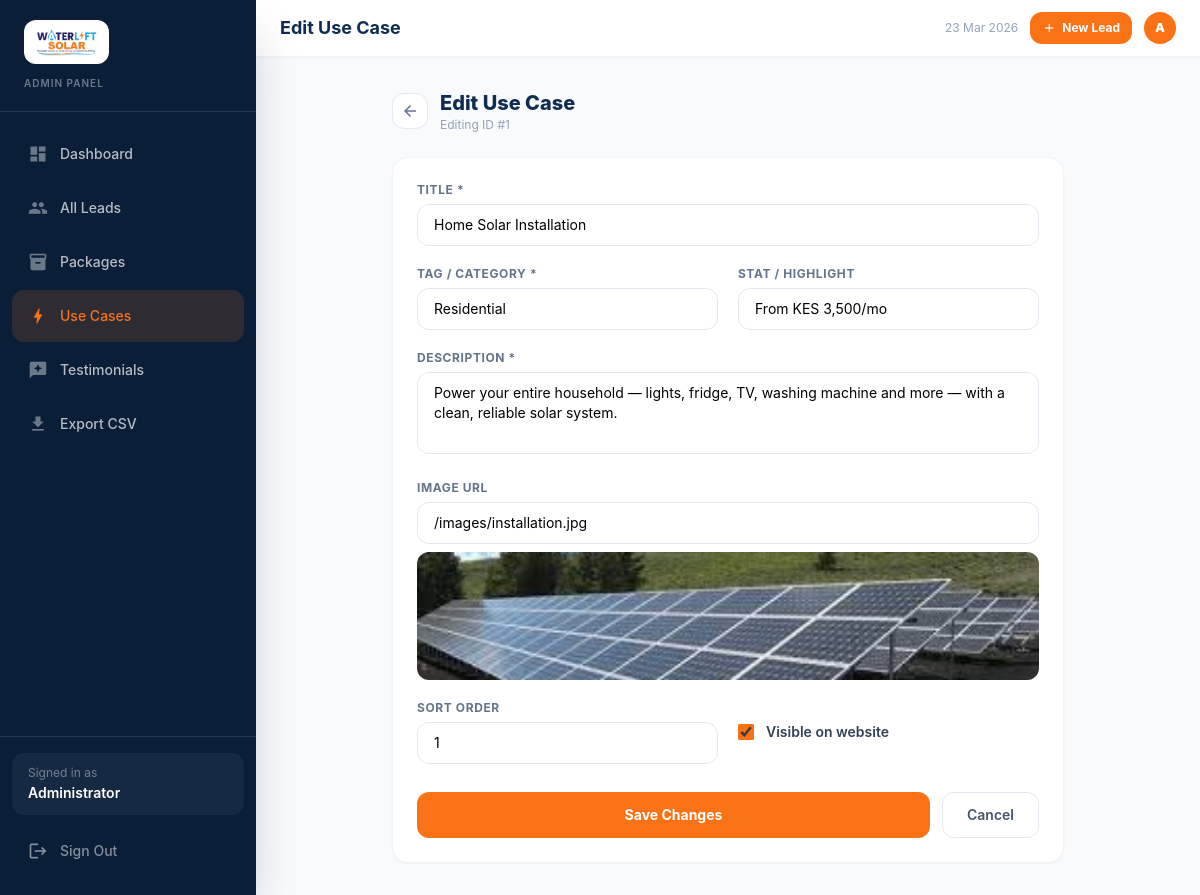
Page /admin/use_case_form.php?id=1 on the committed database.
### tables this page shows
CREATE TABLE IF NOT EXISTS use_cases (
    id          INT UNSIGNED  NOT NULL AUTO_INCREMENT,
    title       VARCHAR(150)  NOT NULL,
    tag         VARCHAR(60)   NOT NULL,
    description TEXT          NOT NULL,
    stat_label  VARCHAR(100)  DEFAULT NULL   COMMENT 'e.g. "From KES 3,500/mo"',
    image_url   VARCHAR(500)  DEFAULT NULL,
    is_active   TINYINT(1)    NOT NULL DEFAULT 1,
    sort_order  TINYINT UNSIGNED NOT NULL DEFAULT 0,
    created_at  TIMESTAMP     NOT NULL DEFAULT CURRENT_TIMESTAMP,
    updated_at  TIMESTAMP     NOT NULL DEFAULT CURRENT_TIMESTAMP ON UPDATE CURRENT_TIMESTAMP,
    PRIMARY KEY (id),
    INDEX idx_active_order (is_active, sort_order)
);

### admin/use_case_form.php (the view, shortened to what this page needs)
<?php
require_once __DIR__ . '/includes/db.php';
require_once __DIR__ . '/includes/layout.php';
$id   = (int)($_GET['id'] ?? 0);
$case = null;
if ($id) {
    $case = $pdo->prepare("SELECT * FROM use_cases WHERE id = ?")->execute([$id])
        ? $pdo->prepare("SELECT * FROM use_cases WHERE id = ?") : null;
    $stmt = $pdo->prepare("SELECT * FROM use_cases WHERE id = ?");
    $stmt->execute([$id]);
    $case = $stmt->fetch(PDO::FETCH_ASSOC);
}
$v = $case ?? ['title'=>'','tag'=>'','description'=>'','stat_label'=>'','image_url'=>'','sort_order'=>0,'is_active'=>1];
?>
<div class="max-w-2xl mx-auto">
  <div class="flex items-center gap-3 mb-6">
    <a href="use_cases.php" class="w-9 h-9 rounded-xl bg-white border border-slate-200 flex items-center justify-center text-slate-500 hover:bg-slate-50">
      <span class="material-icons text-lg">arrow_back</span>
    </a>
    <div>
      <h2 class="text-xl font-extrabold" style="color:#0f2d52"><?= $id ? 'Edit Use Case' : 'Add New Use Case' ?></h2>
      <p class="text-xs text-slate-400"><?= $id ? "Editing ID #{$id}" : 'New card for the "What We Power" section' ?></p>
    </div>
  </div>
  <form method="POST" class="bg-white rounded-2xl shadow-sm border border-slate-100 p-6 space-y-5">
    <div class="grid grid-cols-1 sm:grid-cols-2 gap-5">
      <div class="sm:col-span-2">
        <label class="block text-xs font-bold text-slate-500 uppercase tracking-wider mb-1.5">Title *</label>
        <input name="title" value="<?= htmlspecialchars($v['title']) ?>" required
               placeholder="e.g. Home Solar Installation"
               class="w-full border border-slate-200 rounded-xl px-4 py-2.5 text-sm focus:outline-none focus:border-orange-400" />
      </div>
      <div>
        <label class="block text-xs font-bold text-slate-500 uppercase tracking-wider mb-1.5">Tag / Category *</label>
        <input name="tag" value="<?= htmlspecialchars($v['tag']) ?>" required
               placeholder="e.g. Residential"
               class="w-full border border-slate-200 rounded-xl px-4 py-2.5 text-sm focus:outline-none focus:border-orange-400" />
      </div>
      <div>
        <label class="block text-xs font-bold text-slate-500 uppercase tracking-wider mb-1.5">Stat / Highlight</label>
        <input name="stat_label" value="<?= htmlspecialchars($v['stat_label'] ?? '') ?>"
               placeholder="e.g. From KES 3,500/mo"
               class="w-full border border-slate-200 rounded-xl px-4 py-2.5 text-sm focus:outline-none focus:border-orange-400" />
      </div>
    </div>
    <div>
      <label class="block text-xs font-bold text-slate-500 uppercase tracking-wider mb-1.5">Description *</label>
      <textarea name="description" rows="3" required
                placeholder="Describe this use case in 1–2 sentences…"
                class="w-full border border-slate-200 rounded-xl px-4 py-2.5 text-sm focus:outline-none focus:border-orange-400 resize-none"><?= htmlspecialchars($v['description']) ?></textarea>
    </div>
    <div>
      <label class="block text-xs font-bold text-slate-500 uppercase tracking-wider mb-1.5">Image URL</label>
      <input name="image_url" id="imgUrl" value="<?= htmlspecialchars($v['image_url'] ?? '') ?>"
             oninput="document.getElementById('imgPreview').src=this.value"
             placeholder="/images/my-photo.jpg  or  https://…"
             class="w-full border border-slate-200 rounded-xl px-4 py-2.5 text-sm focus:outline-none focus:border-orange-400" />
      <div class="mt-2 rounded-xl overflow-hidden h-32 bg-slate-100 flex items-center justify-center">
        <img id="imgPreview" src="<?= htmlspecialchars($v['image_url'] ?? '') ?>" alt=""
             class="w-full h-full object-cover"
             onerror="this.style.opacity=0" style="opacity:<?= $v['image_url'] ? 1 : 0 ?>" />
      </div>
    </div>
    <div class="grid grid-cols-2 gap-5">
      <div>
        <label class="block text-xs font-bold text-slate-500 uppercase tracking-wider mb-1.5">Sort Order</label>
        <input name="sort_order" type="number" min="0" value="<?= (int)$v['sort_order'] ?>"
               class="w-full border border-slate-200 rounded-xl px-4 py-2.5 text-sm focus:outline-none focus:border-orange-400" />
      </div>
      <div class="flex flex-col justify-center">
        <label class="flex items-center gap-3 cursor-pointer">
          <input type="checkbox" name="is_active" value="1"
                 <?= $v['is_active'] ? 'checked' : '' ?>
                 class="w-4 h-4 rounded accent-orange-500" />
          <span class="text-sm font-semibold text-slate-700">Visible on website</span>
        </label>
      </div>
    </div>
    <div class="flex gap-3 pt-2">
      <button type="submit"
              class="flex-1 py-3 rounded-xl text-white font-bold text-sm hover:opacity-90 transition-opacity"
              style="background:#f97316">
        <?= $id ? 'Save Changes' : 'Create Use Case' ?>
      </button>
      <a href="use_cases.php"
         class="px-6 py-3 rounded-xl border border-slate-200 text-slate-600 font-semibold text-sm hover:bg-slate-50 transition-colors">
        Cancel
      </a>
    </div>
  </form>
</div>

### admin/includes/layout.php (style rules this page uses)
body { font-family: 'Inter', system-ui, sans-serif; }

### rows in the picture
use_cases: title "Home Solar Installation", tag "Residential", stat_label "From KES 3,500/mo", description "Power your entire household — lights, fridge, TV, washing machine and more — with a clean, reliable solar system.", image_url "/images/installation.jpg", image_url (picture), sort_order "1", is_active "☑"

### other values in the picture
$item['label'] "Dashboard"
$item['label'] "All Leads"
$item['label'] "Packages"
$item['label'] "Use Cases"
$item['label'] "Testimonials"
$item['label'] "Export CSV"
$title "Edit Use Case"
$id "1"
